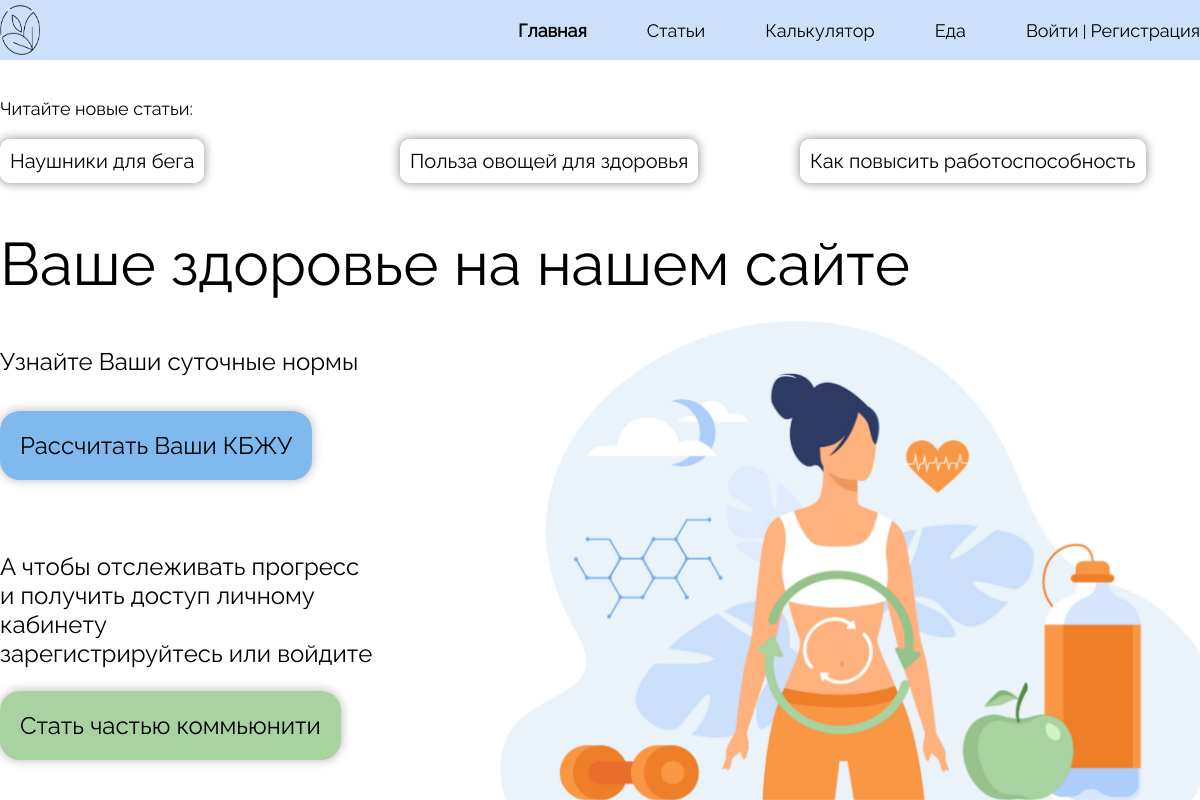
The page / on the database its author committed.
### articles/models.py (models this page shows, shortened)
class Article(models.Model):
    title = models.CharField(max_length=255)
    slag = models.SlugField(max_length=255, unique=True, db_index=True, verbose_name="URL")
    content = models.TextField(blank=True)
    photo = models.ImageField(upload_to="photos/%Y/%m/%d")
    time_create = models.DateTimeField(auto_now_add=True)
    time_update = models.DateTimeField(auto_now=True)
    is_published = models.BooleanField(default=True)
    category = models.ForeignKey(Category, on_delete=models.PROTECT)
    class Meta:
        verbose_name = 'Статьи'
        verbose_name_plural = 'Статьи'

### main/views.py (the view)
# urls.py: path('', views.main_page, name='home'),
def main_page(request):
    titlesNewArticles = Article.objects.order_by('-time_create')[:3]
    return render(request, 'main/main_page.html', {'titlesNewArticles': titlesNewArticles, 'title': 'Главная'})

### main/templates/main/main_page.html (shortened to what this page needs)
{% load static %}
<!DOCTYPE html>
<html lang="ru">
<head>
    <link href="{% static 'main/css/style_main.css' %}" rel="stylesheet">
</head>
<body>
    <header>
        <div class = container>
            <div class="head">
                <a href="{% url 'home' %}"><img src="{% static 'main/img/iconLogo.png' %}" alt="" class="logo"></a>
                <nav class="navigation">
                    <ul class="menu">
                        <li class="text">
                            <a href="{% url 'home' %}" style="font-weight: bold">Главная</a>
                        </li>
                        <li class="text">
                            <a href="{% url 'articles' %}">Статьи</a>
                        </li>
                        <li class="text">
                            <a href="{% url 'calculator' %}">Калькулятор</a>
                        </li>
                        <li class="text">
                            <a href="{% url 'product_selection' %}">Еда</a>
                        </li>
                        {% if request.user.is_authenticated %}
                            <li class="text">
                                <a href="{% url 'personalArea' %}">{{ user.username }} | Личный кабинет</a>
                            </li>
                        {% else %}
                            <li class="text">
                                <a href="{% url 'login' %}">Войти</a> | <a href="{% url 'registration_field' %}">Регистрация</a>
                            </li>
                        {% endif %}
                    </ul>
                </nav>
            </div>
        </div>
    </header>
<div id="wrapper">
    <section>
        <div class="readNewArticles">
            <div class="container">
                <p>Читайте новые статьи:</p>
            </div>
        </div>
    </section>
    <section>
        <div class="newArticles">
            <div class = container>
                <ul class="containerOfArticles">
                    {% for a in titlesNewArticles %}
                        <li><a href="{% url 'certainArticle' a.slag %}" class="firstArticle">{{a.title}}</a></li>
                    {% endfor %}
                </ul>
            </div>
        </div>
    </section>
    <section>
        <div class="mainPhrase">
            <img src="{% static 'main/img/imgForMainPage.jpg' %}" alt="" class="mainImage">
            <p>Ваше здоровье на нашем сайте</p>
        </div>
    </section>
    <section>
        <div class="textAboutCalc">
            <p>Узнайте Ваши суточные нормы</p>
        </div>
    </section>
    <section>
        <div class="buttonCalc">
            <a href="{% url 'calculator' %}">Рассчитать Ваши КБЖУ</a>
        </div>
    </section>
    <section>
        <div class="textAboutReg">
            <p>А чтобы отслеживать прогресс<br>и получить доступ личному кабинету<br>зарегистрируйтесь или войдите</p>
        </div>
    </section>
    <section>
        <div class="buttonRegSec">
            {% if request.user.is_authenticated %}
                <a href="{% url 'personalArea' %}" class="buttonReg">Стать частью коммьюнити</a>
            {% else %}
                <a href="{% url 'login' %}" class="buttonReg">Стать частью коммьюнити</a>
            {% endif %}
        </div>
    </section>
</div>
</body>
</html>

### main/static/main/css/style_main.css (style rules this page uses)
body { padding: 0; margin: 0; font-family: "Raleway", sans-serif; background-color: #FFFFFF; }
header { background-color: #CCE0FB; width: 100%; height: 60px; left: -83px; }
.head { width: 1200px; margin: 0 auto; }
div { box-sizing: border-box; }
#wrapper { width: 1200px; margin-left: auto; margin-right: auto; }
.logo { margin-top: 5px; width: 40px; height: 50px; float: left; }
.navigation { float: right; }
.menu { padding: 0; margin: 0; display: block; }
.menu li a { color: black; text-decoration: none; font-size: 18px; }
.text { margin-top: 20px; float: left; display: block; margin-left: 60px; }
.readNewArticles p { font-size: 18px; padding-top: 20px; }
.containerOfArticles { list-style-type: none; width: 100%; padding: 0; margin-top: 30px; }
.containerOfArticles li { float: left; width: 400px; }
.containerOfArticles a { text-decoration: none; padding: 10px 10px 10px 10px; color: black; height: 70px; background: #FFFFFF; box-sizing: border-box; border-radius: 10px; font-size: 20px; }
.firstArticle { box-shadow: 0px 0px 10px 1px #A09E9E; }
.mainPhrase p { font-size: 60px; padding-top: 50px; display: block; }
.mainImage { float: right; padding: 0; margin-left: 500px; height: 60vh; width: auto; position: fixed; bottom: 0; }
.buttonCalc { margin-top: 15vh; }
.buttonCalc a { text-decoration: none; color: black; background: #80B9ED; box-shadow: 0px 0px 10px 1px rgba(0, 0, 0, 0.25); border-radius: 20px; padding: 20px; float: left; font-size: 24px; position: fixed; bottom: 40vh; }
.textAboutCalc p { font-size: 24px; position: fixed; bottom: 50vh; }
.textAboutReg p { width: 420px; height: 128px; font-size: 24px; margin: 0; position: fixed; bottom: 15vh; }
.buttonReg { text-decoration: none; color: black; padding: 20px; font-size: 24px; background: #A8D2A0; box-shadow: 0px 0px 10px 1px rgba(0, 0, 0, 0.25); border-radius: 20px; margin-bottom: 5vh; position: fixed; bottom: 0; }

### rows shown on the page
Article: title "Наушники для бега"
Article: title "Польза овощей для здоровья"
Article: title "Как повысить работоспособность"
